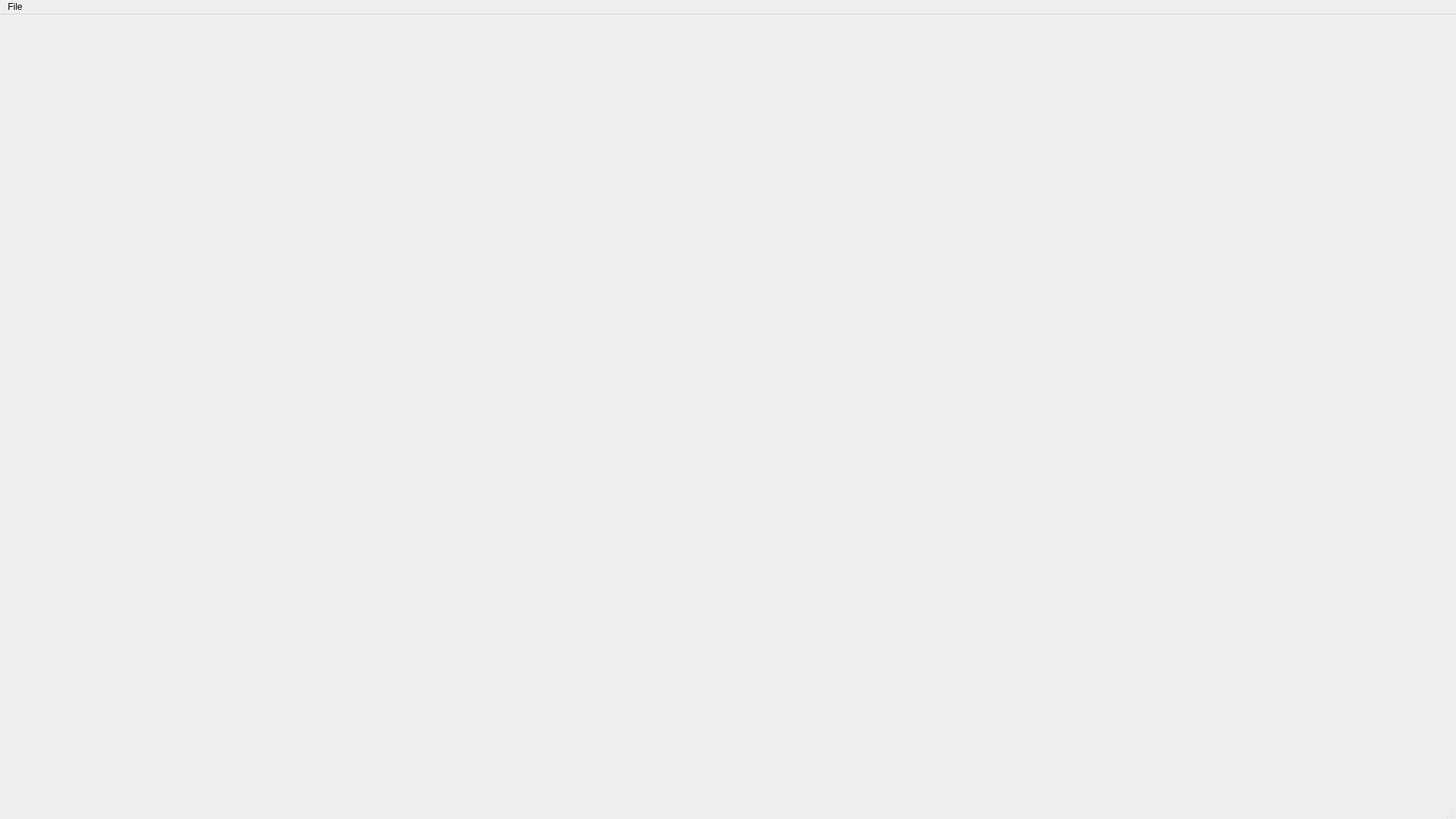
<?xml version="1.0" encoding="UTF-8"?>
<ui version="4.0">
 <class>MainWindow</class>
 <widget class="QMainWindow" name="MainWindow">
  <property name="geometry">
   <rect>
    <x>0</x>
    <y>0</y>
    <width>1920</width>
    <height>1080</height>
   </rect>
  </property>
  <property name="windowTitle">
   <string notr="true">Sensors</string>
  </property>
  <widget class="QWidget" name="centralwidget"/>
  <widget class="QMenuBar" name="menubar">
   <property name="geometry">
    <rect>
     <x>0</x>
     <y>0</y>
     <width>1920</width>
     <height>1080</height>
    </rect>
   </property>
   <widget class="QMenu" name="menuSOL_temps">
    <property name="title">
     <string>File</string>
    </property>
   </widget>
   <addaction name="menuSOL_temps"/>
  </widget>
  <widget class="QStatusBar" name="statusbar"/>

 </widget>
 <resources/>
</ui>
